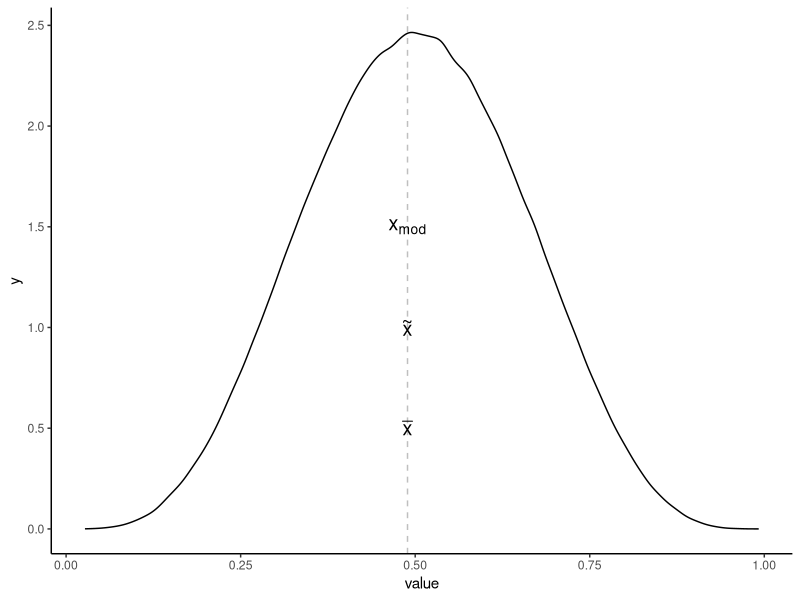
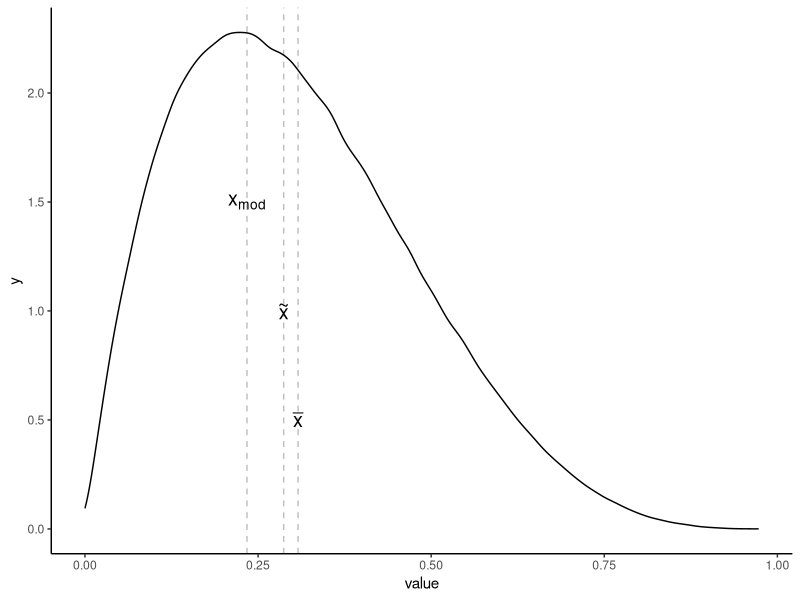
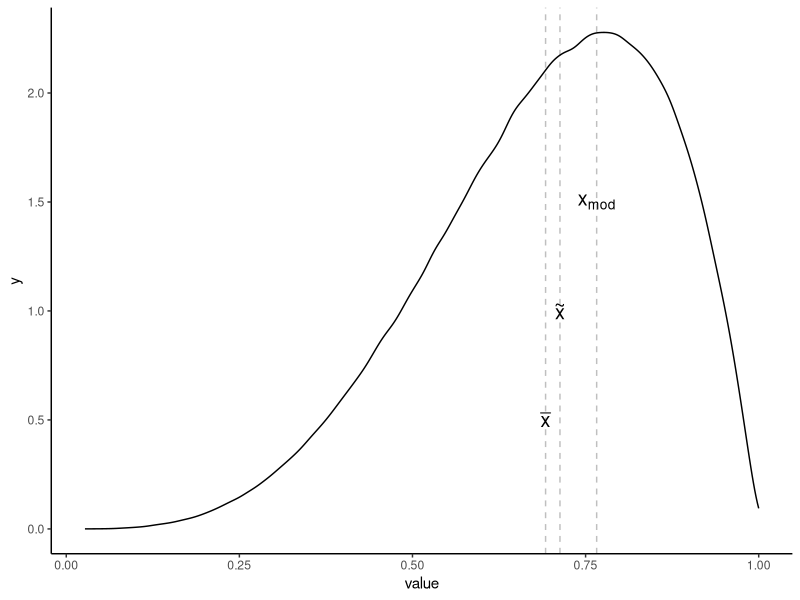

Recreate these plots in R, in order.
## ---- chunk 1
library(tidyverse)

theme_set(theme_classic())

knitr::opts_chunk$set(fig.width = 4, 
                      fig.height = 2.5, 
                      fig.align = "center",
                      cache=FALSE,
                      echo=FALSE,
                      warning=FALSE)

modus <- function(var) {
  table(var) %>% 
    sort(decreasing = TRUE) %>% 
    names() %>% 
    .[1] %>% 
    as.numeric()
}
## ---- chunk 2
set.seed(42)

random_sample <- sample(1:42, 11)

sort(random_sample)

median(random_sample)
## ---- chunk 3
random_sample <- random_sample[random_sample != max(random_sample)]

sort(random_sample)

median(random_sample)
## ---- chunk 4
random_sample

mean(random_sample)
## ---- chunk 5
set.seed(42)
random_sample_symmetric <- round(rbeta(1000000, 5, 5), 3)

# random_sample_symmetric <- round(rnorm(n = 10000, mean = 0, sd = 0.5), 1)

# random_sample_symmetric <- round(fGarch::rsnorm(10000, mean = 0, sd = 0.5, xi = -10), 1)

random_sample_symmetric %>% 
  as_tibble() %>% 
  ggplot(aes(value)) + 
  geom_density() +
  geom_vline(xintercept = modus(random_sample_symmetric), alpha = 0.25, linetype = 2) +
  annotate("text", label = expression(x[mod]), x = modus(random_sample_symmetric), y = 1.5, size = 5) +
  # geom_vline(xintercept = median(random_sample_symmetric), alpha = 0.25, linetype = 2) +
  annotate("text", label = expression(tilde(x)) , x = modus(random_sample_symmetric), y = 1, size = 5) +
  # geom_vline(xintercept = mean(random_sample_symmetric), alpha = 0.25, linetype = 2) +
  annotate("text", label = expression(bar(x)), x = modus(random_sample_symmetric), y = 0.5, size = 5) 
## ---- chunk 6
set.seed(42)
random_sample_right_skewed <- round(rbeta(1000000, 2, 4.5), 3)

# random_sample_right_skewed <- round(rnorm(n = 10000, mean = 0, sd = 0.5), 1)

# random_sample_right_skewed <- round(fGarch::rsnorm(10000, mean = 0, sd = 0.5, xi = -10), 1)

random_sample_right_skewed %>% 
  as_tibble() %>% 
  ggplot(aes(value)) + 
  geom_density() +
  geom_vline(xintercept = modus(random_sample_right_skewed), alpha = 0.25, linetype = 2) +
  annotate("text", label = expression(x[mod]), x = modus(random_sample_right_skewed), y = 1.5, size = 5) +
  geom_vline(xintercept = median(random_sample_right_skewed), alpha = 0.25, linetype = 2) +
  annotate("text", label = expression(tilde(x)), x = median(random_sample_right_skewed), y = 1, size = 5) +
  geom_vline(xintercept = mean(random_sample_right_skewed), alpha = 0.25, linetype = 2) +
  annotate("text", label = expression(bar(x)), x = mean(random_sample_right_skewed), y = 0.5, size = 5) 
## ---- chunk 7
set.seed(42)
random_sample_left_skewed <- round(rbeta(1000000, 4.5, 2), 3)

random_sample_left_skewed %>% 
  as_tibble() %>% 
  ggplot(aes(value)) + 
  geom_density() +
  geom_vline(xintercept = modus(random_sample_left_skewed), alpha = 0.25, linetype = 2) +
  annotate("text", label = expression(x[mod]), x = modus(random_sample_left_skewed), y = 1.5, size = 5) +
  geom_vline(xintercept = median(random_sample_left_skewed), alpha = 0.25, linetype = 2) +
  annotate("text", label = expression(tilde(x)), x = median(random_sample_left_skewed), y = 1, size = 5) +
  geom_vline(xintercept = mean(random_sample_left_skewed), alpha = 0.25, linetype = 2) +
  annotate("text", label = expression(bar(x)), x = mean(random_sample_left_skewed), y = 0.5, size = 5) 
